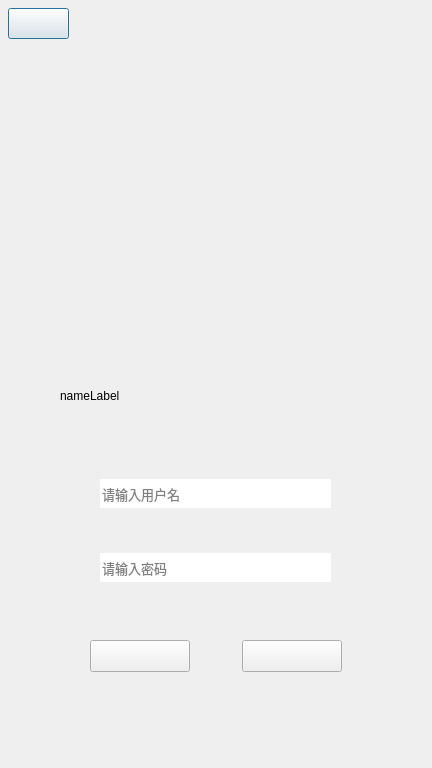
<?xml version="1.0" encoding="UTF-8"?>
<ui version="4.0">
 <class>secertcodechange</class>
 <widget class="QDialog" name="secertcodechange">
  <property name="geometry">
   <rect>
    <x>0</x>
    <y>0</y>
    <width>432</width>
    <height>768</height>
   </rect>
  </property>
  <property name="windowTitle">
   <string>疫情地图管理系统</string>
  </property>
  <widget class="QLineEdit" name="userCodeText_2">
   <property name="enabled">
    <bool>true</bool>
   </property>
   <property name="geometry">
    <rect>
     <x>100</x>
     <y>553</y>
     <width>231</width>
     <height>29</height>
    </rect>
   </property>
   <property name="font">
    <font>
     <family>思源黑体 CN Normal</family>
     <pointsize>10</pointsize>
    </font>
   </property>
   <property name="frame">
    <bool>false</bool>
   </property>
   <property name="echoMode">
    <enum>QLineEdit::Password</enum>
   </property>
   <property name="placeholderText">
    <string>请输入密码</string>
   </property>
   <property name="clearButtonEnabled">
    <bool>true</bool>
   </property>
  </widget>
  <widget class="QLabel" name="nameLabel">
   <property name="geometry">
    <rect>
     <x>60</x>
     <y>370</y>
     <width>101</width>
     <height>51</height>
    </rect>
   </property>
   <property name="text">
    <string>nameLabel</string>
   </property>
  </widget>
  <widget class="QPushButton" name="QuitButton">
   <property name="geometry">
    <rect>
     <x>8</x>
     <y>8</y>
     <width>61</width>
     <height>31</height>
    </rect>
   </property>
   <property name="styleSheet">
    <string notr="true">border-image: url(:/GUI/UI_login_btn_quit_1.png);</string>
   </property>
   <property name="text">
    <string/>
   </property>
  </widget>
  <widget class="QLabel" name="UI_code_edit_bg">
   <property name="geometry">
    <rect>
     <x>0</x>
     <y>0</y>
     <width>432</width>
     <height>768</height>
    </rect>
   </property>
   <property name="text">
    <string>&lt;html&gt;&lt;head/&gt;&lt;body&gt;&lt;p&gt;&lt;img src=&quot;:/GUI/UI_code_edit.png&quot;/&gt;&lt;/p&gt;&lt;/body&gt;&lt;/html&gt;</string>
   </property>
  </widget>
  <widget class="QPushButton" name="exitButton">
   <property name="geometry">
    <rect>
     <x>90</x>
     <y>640</y>
     <width>100</width>
     <height>32</height>
    </rect>
   </property>
   <property name="styleSheet">
    <string notr="true">border-image: url(:/GUI/UI_btn_cancel_1.png);</string>
   </property>
   <property name="text">
    <string/>
   </property>
  </widget>
  <widget class="QLineEdit" name="userCodeText">
   <property name="enabled">
    <bool>true</bool>
   </property>
   <property name="geometry">
    <rect>
     <x>100</x>
     <y>479</y>
     <width>231</width>
     <height>29</height>
    </rect>
   </property>
   <property name="font">
    <font>
     <family>思源黑体 CN Normal</family>
     <pointsize>10</pointsize>
     <weight>50</weight>
     <bold>false</bold>
    </font>
   </property>
   <property name="inputMask">
    <string/>
   </property>
   <property name="text">
    <string/>
   </property>
   <property name="frame">
    <bool>false</bool>
   </property>
   <property name="placeholderText">
    <string>请输入用户名</string>
   </property>
   <property name="clearButtonEnabled">
    <bool>true</bool>
   </property>
  </widget>
  <widget class="QLabel" name="titleLabel">
   <property name="geometry">
    <rect>
     <x>190</x>
     <y>120</y>
     <width>54</width>
     <height>12</height>
    </rect>
   </property>
   <property name="text">
    <string/>
   </property>
  </widget>
  <widget class="QPushButton" name="saveButton">
   <property name="geometry">
    <rect>
     <x>242</x>
     <y>640</y>
     <width>100</width>
     <height>32</height>
    </rect>
   </property>
   <property name="styleSheet">
    <string notr="true">border-image: url(:/GUI/UI_btn_confirm_1.png);</string>
   </property>
  </widget>
  <zorder>titleLabel</zorder>
  <zorder>nameLabel</zorder>
  <zorder>UI_code_edit_bg</zorder>
  <zorder>saveButton</zorder>
  <zorder>userCodeText_2</zorder>
  <zorder>userCodeText</zorder>
  <zorder>exitButton</zorder>
  <zorder>QuitButton</zorder>
 </widget>
 <resources/>
 <connections/>
</ui>
